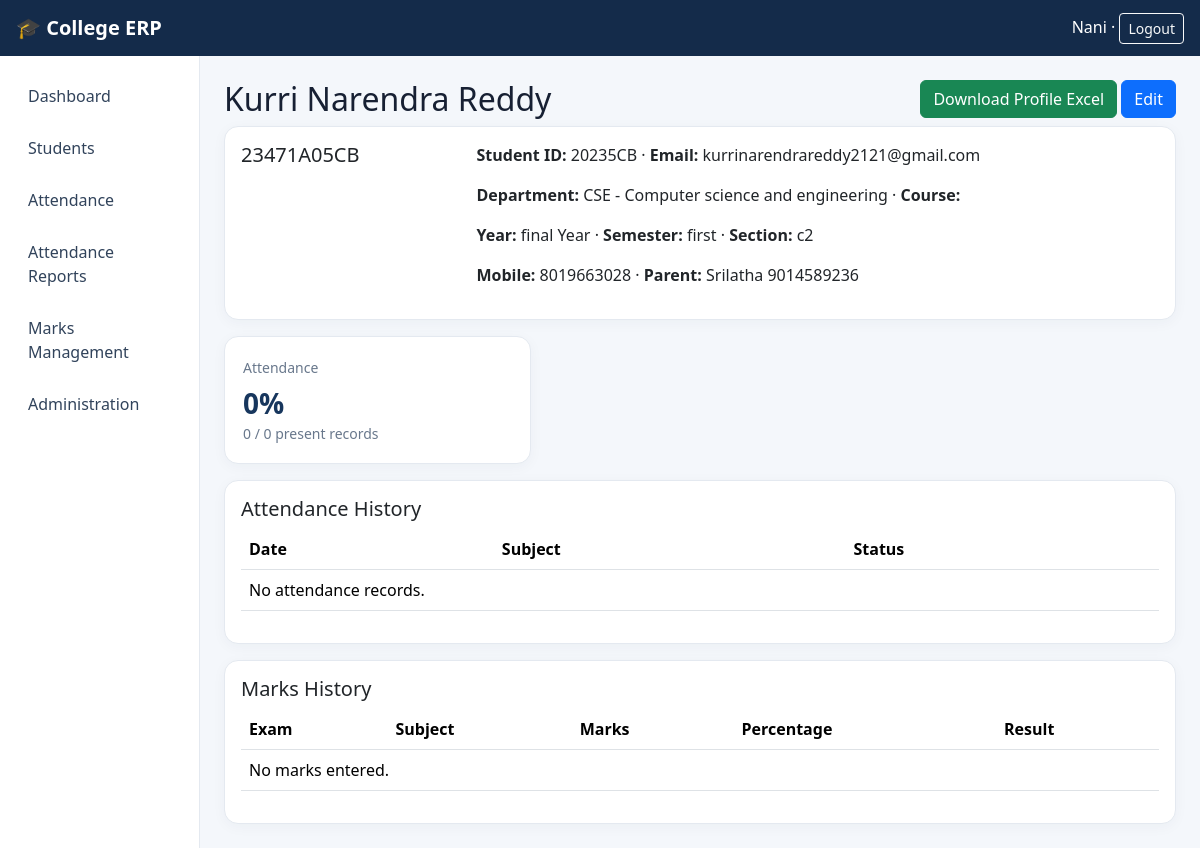
The page /students/1/ (signed in) on the database its author committed.
### core/models.py (models this page shows, shortened)
class Student(models.Model):
    student_id=models.CharField(max_length=12, unique=True)
    roll_number=models.CharField(max_length=30, unique=True)
    full_name=models.CharField(max_length=150)
    profile_image=models.ImageField(upload_to='students/', blank=True, null=True)
    GENDER=[('M','Male'),('F','Female'),('O','Other')]
    gender=models.CharField(max_length=1, choices=GENDER, blank=True)
    date_of_birth=models.DateField(blank=True, null=True)
    email=models.EmailField(blank=True)
    mobile=models.CharField(max_length=20, blank=True)
    parent_name=models.CharField(max_length=150, blank=True)
    parent_mobile=models.CharField(max_length=20, blank=True)
    department=models.ForeignKey(Department,on_delete=models.PROTECT,related_name='students',null=True,blank=True)
    course=models.CharField(max_length=100, blank=True)
    academic_year=models.ForeignKey(AcademicYear,on_delete=models.SET_NULL,null=True,blank=True)
    semester=models.ForeignKey(Semester,on_delete=models.SET_NULL,null=True,blank=True)
    section=models.CharField(max_length=10,blank=True)
    admission_date=models.DateField(default=timezone.localdate)
    address=models.TextField(blank=True)
    created_at=models.DateTimeField(auto_now_add=True)
    class Meta: ordering=['roll_number']

class Department(models.Model):
    code=models.CharField(max_length=12, unique=True)
    name=models.CharField(max_length=100, unique=True)
    def __str__(self): return f'{self.code} - {self.name}'
    class Meta: ordering=['code']

class AcademicYear(models.Model):
    name=models.CharField(max_length=20, unique=True)
    is_current=models.BooleanField(default=False)
    def __str__(self): return self.name

class Semester(models.Model):
    number=models.PositiveSmallIntegerField(unique=True, validators=[MinValueValidator(1),MaxValueValidator(12)])
    name=models.CharField(max_length=30, blank=True)
    def __str__(self): return self.name or f'Semester {self.number}'

### core/views.py (the view)
# urls.py: path('students/<int:pk>/',views.student_profile,name='student_profile'),
@login_required
def student_profile(request,pk):
    student=get_object_or_404(Student,pk=pk)
    records=student.attendance_records.select_related('subject').order_by('-date')
    total=records.count(); present=records.filter(status='P').count()
    pct=round(present/total*100,1) if total else 0
    marks=student.marks.select_related('subject','examination').order_by('-examination__date')
    return render(request,'core/student_profile.html',{'student':student,'attendance':records[:30],'marks':marks,'total':total,'present':present,'percentage':pct})

### templates/core/student_profile.html
{% extends 'core/base.html' %}{% block content %}<div class="d-flex justify-content-between"><h2>{{ student.full_name }}</h2><div><a class="btn btn-success" href="{% url 'export_student' student.pk %}">Download Profile Excel</a> <a class="btn btn-primary" href="{% url 'student_update' student.pk %}">Edit</a></div></div>
<div class="card p-3 mb-3"><div class="row"><div class="col-md-3">{% if student.profile_image %}<img src="{{ student.profile_image.url }}" class="img-fluid rounded">{% endif %}<h5>{{ student.roll_number }}</h5></div><div class="col-md-9"><p><b>Student ID:</b> {{ student.student_id }} · <b>Email:</b> {{ student.email }}</p><p><b>Department:</b> {{ student.department|default:'-' }} · <b>Course:</b> {{ student.course }}</p><p><b>Year:</b> {{ student.academic_year|default:'-' }} · <b>Semester:</b> {{ student.semester|default:'-' }} · <b>Section:</b> {{ student.section }}</p><p><b>Mobile:</b> {{ student.mobile }} · <b>Parent:</b> {{ student.parent_name }} {{ student.parent_mobile }}</p></div></div></div>
<div class="row g-3"><div class="col-md-4"><div class="metric"><small>Attendance</small><h3>{{ percentage }}%</h3><small>{{ present }} / {{ total }} present records</small></div></div></div>
<div class="card p-3 mt-3"><h5>Attendance History</h5><table class="table"><tr><th>Date</th><th>Subject</th><th>Status</th></tr>{% for a in attendance %}<tr><td>{{ a.date }}</td><td>{{ a.subject }}</td><td>{{ a.get_status_display }}</td></tr>{% empty %}<tr><td colspan="3">No attendance records.</td></tr>{% endfor %}</table></div>
<div class="card p-3 mt-3"><h5>Marks History</h5><table class="table"><tr><th>Exam</th><th>Subject</th><th>Marks</th><th>Percentage</th><th>Result</th></tr>{% for m in marks %}<tr><td>{{ m.examination }}</td><td>{{ m.subject }}</td><td>{{ m.obtained_marks }}/{{ m.max_marks }}</td><td>{{ m.percentage|floatformat:1 }}%</td><td>{{ m.result_status }}</td></tr>{% empty %}<tr><td colspan="5">No marks entered.</td></tr>{% endfor %}</table></div>{% endblock %}

### templates/core/base.html (shortened to what this page needs)
{% load static %}
<!doctype html><html lang="en"><head><meta charset="utf-8"><meta name="viewport" content="width=device-width,initial-scale=1">
<link href="https://cdn.jsdelivr.net/npm/bootstrap@5.3.3/dist/css/bootstrap.min.css" rel="stylesheet">
<link href="{% static 'core/style.css' %}" rel="stylesheet">
<script src="https://cdn.jsdelivr.net/npm/chart.js"></script></head><body>
<nav class="navbar navbar-dark topbar px-3"><a class="navbar-brand fw-bold" href="{% url 'dashboard' %}">🎓 College ERP</a>
<div class="text-white">{% if request.user.is_authenticated %}{{ request.user.username }} · <form class="d-inline" method="post" action="{% url 'logout' %}">{% csrf_token %}<button class="btn btn-sm btn-outline-light">Logout</button></form>{% endif %}</div></nav>
<div class="container-fluid"><div class="row"><aside class="col-md-2 sidebar p-3">
<a href="{% url 'dashboard' %}">Dashboard</a><a href="{% url 'student_list' %}">Students</a><a href="{% url 'attendance_list' %}">Attendance</a><a href="{% url 'attendance_reports' %}">Attendance Reports</a><a href="{% url 'marks_list' %}">Marks Management</a><a href="{% url 'admin:index' %}">Administration</a>
</aside><main class="col-md-10 p-4">
{% block content %}{% endblock %}</main></div></div></body></html>

### static/core/style.css (style rules this page uses)
body { background:#f4f7fb;color:#172033;font-family:system-ui,-apple-system,Segoe UI,sans-serif }
.topbar { background:#142b4a }
.sidebar { background:#fff;min-height:calc(100vh - 56px);border-right:1px solid #e4e9f0 }
.sidebar a { display:block;color:#31435b;text-decoration:none;padding:12px;border-radius:8px;margin-bottom:4px }
.metric { background:#fff;border:1px solid #e4e9f0;border-radius:14px;padding:18px;min-height:112px;box-shadow:0 3px 14px rgba(20,43,74,.04) }
.metric small { color:#69788c }
.metric h3 { margin:8px 0 0;font-weight:700;color:#17365d }
.card { border:1px solid #e4e9f0;border-radius:14px;box-shadow:0 3px 14px rgba(20,43,74,.04) }

### rows shown on the page
Student: full_name "Kurri Narendra Reddy", roll_number "23471A05CB", student_id "20235CB", email "kurrinarendrareddy2121@gmail.com", department "CSE - Computer science and engineering", academic_year "final Year", semester "first", section "c2", mobile "8019663028", parent_name "Srilatha", parent_mobile "9014589236"

### other values the page prints
{{ request.user.username }} "Nani"
{{ percentage }} "0"
{{ present }} "0"
{{ total }} "0"
